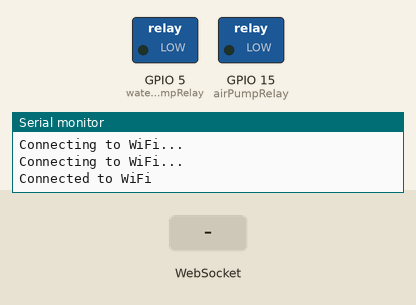
Recording of a sketch running on a simulated ESP32. Shown: switched loads named in the sketch (green lamp = pin HIGH), the last lines printed to the serial monitor. Inputs (shaded band) come from the test bench. WiFi joins after 1.5 s; servers stay silent unless stated.

Above: at 3.2 s.
3.3 s: WebSocket text "pumpOneOn" received
At 4.4 s:
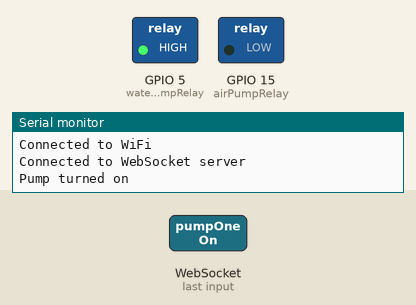
4.8 s: WebSocket text "pumpTwoOn" received
At 5.5 s:
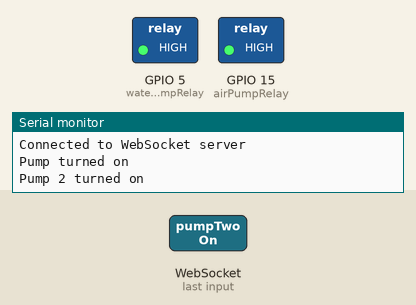
6.3 s: WebSocket text "pumpOneOff" received
At 6.6 s:
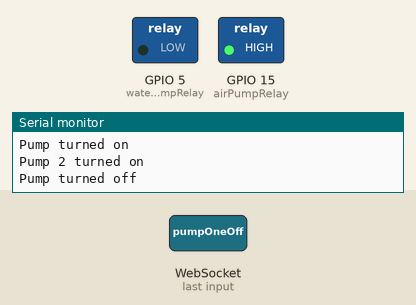
Timing chart, 0 to 9.3 s (numbered marks = the images above; inputs shaded):
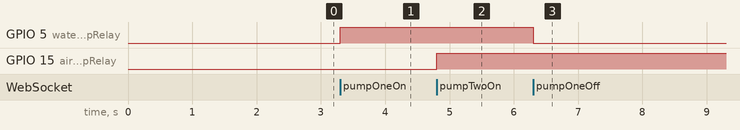

The sketch:

orbfarmswithsocket.ino
```cpp
#include <WiFi.h>
#include <WebSocketsClient.h>
#include <ArduinoJson.h>


const char* ssid = "Daffy Duck";
const char* password = "";
const char* server = "134.209.228.132";
const int serverPort = 5000;
const char* route = "/farmoperations/my-route";
const int waterPumpRelay = 5;
const int airPumpRelay = 15;

String waterpumpStatus = "off";
String airPump = "off";

WebSocketsClient webSocket;

void setup() {
  Serial.begin(9600);
  pinMode(waterPumpRelay, OUTPUT);
  pinMode(airPumpRelay, OUTPUT);
  // Connect to WiFi
  WiFi.begin(ssid, password);
  while (WiFi.status() != WL_CONNECTED) {
    delay(1000);
    Serial.println("Connecting to WiFi...");
  }
  Serial.println("Connected to WiFi");

  // Connect to WebSocket server
  char url[100];
  sprintf(url, "ws://%s:%d%s", server, serverPort, route);
  const char *const url_c = url;
  webSocket.begin(server, serverPort, url);
  webSocket.onEvent(webSocketEvent);
  webSocket.loop();
}

void loop() {
  // webSocket.loop();
   webSocket.loop();
  // send data as JSON
  StaticJsonDocument<200> jsonDoc;
  jsonDoc["air_pump_status"] = airPump;
  jsonDoc["water_pump_status"] = waterpumpStatus;

  // jsonDoc["pump_status"] = waterpumpStatus;
  // jsonDoc["pump_wattage"] = 40;
  // jsonDoc["pressure"] = 150;
  String jsonString;
  serializeJson(jsonDoc, jsonString);
  webSocket.sendTXT(jsonString);
}

void switchOnPumpOne() {
  // Switch on the pump
  digitalWrite(waterPumpRelay, HIGH);
  waterpumpStatus= "on";
  Serial.println("Pump turned on");

  // send data as JSON
  StaticJsonDocument<200> jsonDoc;
  jsonDoc["pump_status"] = "::::: switched on ::::";
  String jsonString;
  serializeJson(jsonDoc, jsonString);
  webSocket.sendTXT(jsonString);
}

void switchOffPumpOne() {
  // Switch on the pump
  digitalWrite(waterPumpRelay, LOW);
  waterpumpStatus= "off";
  Serial.println("Pump turned off");

  // send data as JSON
  StaticJsonDocument<200> jsonDoc;
  jsonDoc["pump_status"] = "::::: switched off ::::";
  String jsonString;
  serializeJson(jsonDoc, jsonString);
  webSocket.sendTXT(jsonString);
}

void switchOffPumpTwo() {
  // Switch on the pump
  digitalWrite(airPumpRelay, LOW);
  airPump= "off";
  Serial.println("Pump 2 turned off");

  // send data as JSON
  StaticJsonDocument<200> jsonDoc;
  jsonDoc["pump_status"] = "::::: Pump 2 switched off ::::";
  String jsonString;
  serializeJson(jsonDoc, jsonString);
  webSocket.sendTXT(jsonString);
}

void switchOnPumpTwo() {
  // Switch on the pump
  digitalWrite(airPumpRelay, HIGH);
  airPump= "on";
  Serial.println("Pump 2 turned on");

  // send data as JSON
  StaticJsonDocument<200> jsonDoc;
  jsonDoc["pump_status"] = "::::: switched on ::::";
  String jsonString;
  serializeJson(jsonDoc, jsonString);
  webSocket.sendTXT(jsonString);
}

void webSocketEvent(WStype_t type, uint8_t * payload, size_t length) {
  switch(type) {
    case WStype_DISCONNECTED:
      Serial.println("Disconnected from WebSocket server");
      break;
    case WStype_CONNECTED:
      Serial.println("Connected to WebSocket server");
      break;

    case WStype_TEXT: {
      // Received a message from the server
      char message[length + 1];
      memcpy(message, payload, length);
      message[length] = '\0';
      if (strcmp(message, "pumpOneOn") == 0) {
        switchOnPumpOne();
      }
      else if (strcmp(message, "pumpOneOff") == 0) {
      switchOffPumpOne();
      }
      else if (strcmp(message, "pumpsOff") == 0) {
      switchOffPumpOne();
      switchOffPumpTwo();
      }
      else if (strcmp(message, "pumpTwoOn") == 0) {
      switchOnPumpTwo();
      }
      else if (strcmp(message, "pumpTwoOff") == 0) {
      switchOffPumpTwo();
      }
      break;
    }
    // case WStype_TEXT:
    //   String message = String((char *)payload);
    //   Serial.println(message);
    //   if (message == "pumpOn") {
    //     // Switch on the pump
    //     digitalWrite(waterPumpRelay, HIGH);

    //     waterpumpStatus= "on";
    //   }
    //   else if (message == "pumpOff") {
    //     // Switch off the pump
    //     digitalWrite(waterPumpRelay, LOW);
    //     waterpumpStatus= "off";
    //   }
    //   StaticJsonDocument<200> jsonDoc;
    //   jsonDoc["pump_status"] = waterpumpStatus;
    //   String jsonString;
    //   serializeJson(jsonDoc, jsonString);
    //   webSocket.sendTXT(jsonString);
      // StaticJsonDocument<200> doc;
      // deserializeJson(doc, payload);
      // const char* status = doc["status"];
      // if (strcmp(status, "lightOn") == 0) {
      //   // Do something with the received status (e.g. update a variable, send a message to another device, etc.)
      //   switchOnBulb();

      //   Serial.println("Light is on");
      // }
      break;
    // case WStype_BIN:
    //   Serial.printf("Received binary message of length %u\n", length);
    //   break;
  }
}

// void webSocketEvent(WStype_t type, uint8_t * payload, size_t length) {
//   switch(type) {
//     case WStype_DISCONNECTED:
//       Serial.println("Disconnected from WebSocket server");
//       break;
//     case WStype_CONNECTED:
//       Serial.println("Connected to WebSocket server");
//       break;
//     case WStype_TEXT:
//       Serial.printf("Received text message: %s\n", payload);
//       if (strcmp((const char *)payload, "onLight") == 0) {
//         switchOnBulb();
//       }
//       break;
//     case WStype_BIN:
//       Serial.printf("Received binary message of length %u\n", length);
//       break;
//   }
// }
```

Measured:
- after the input at 3.3 s, GPIO 5 (waterPumpRelay): LOW → HIGH at once
- after the input at 4.8 s, GPIO 15 (airPumpRelay): LOW → HIGH at once
- after the input at 6.3 s, GPIO 5 (waterPumpRelay): HIGH → LOW at once
